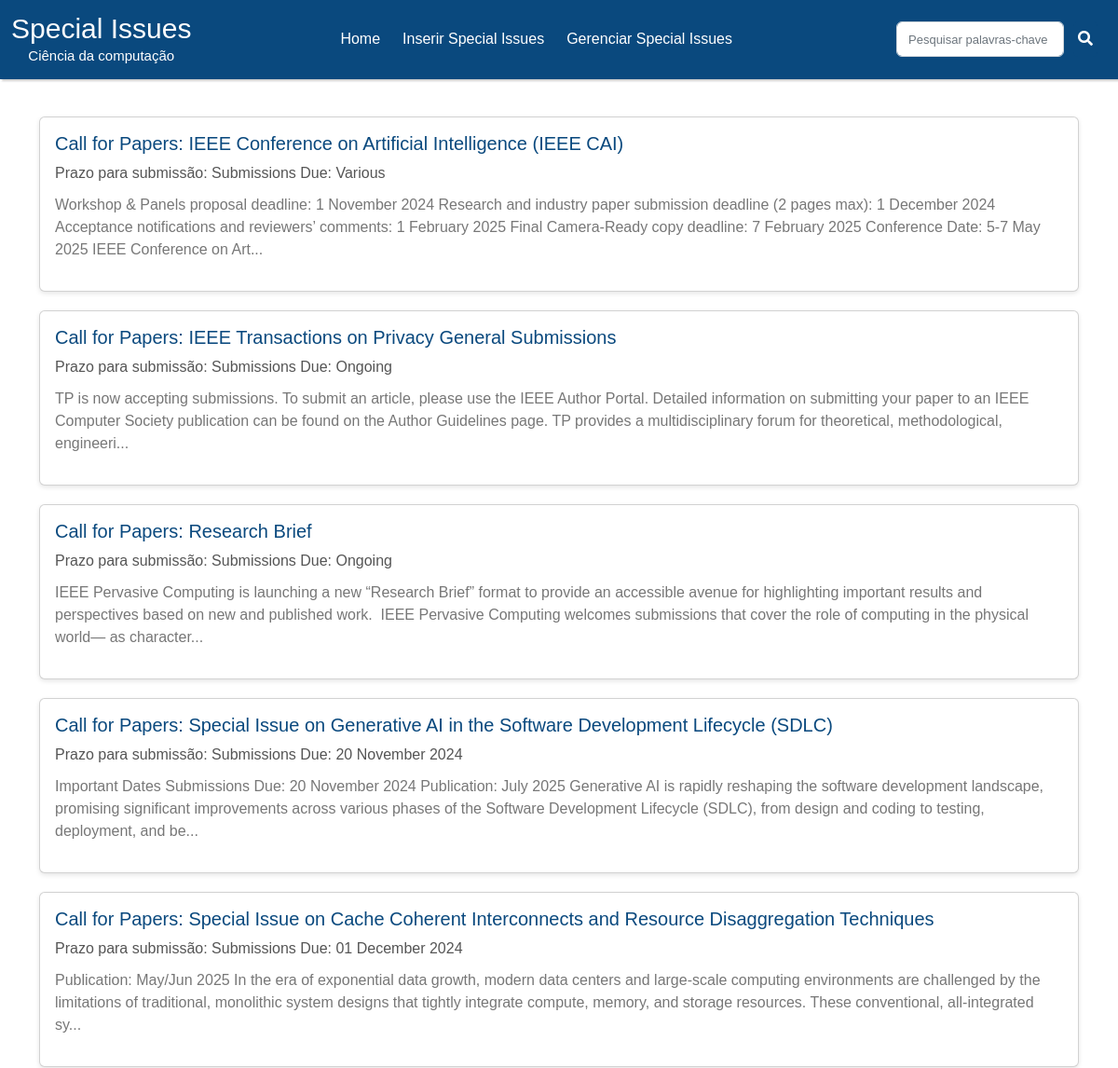
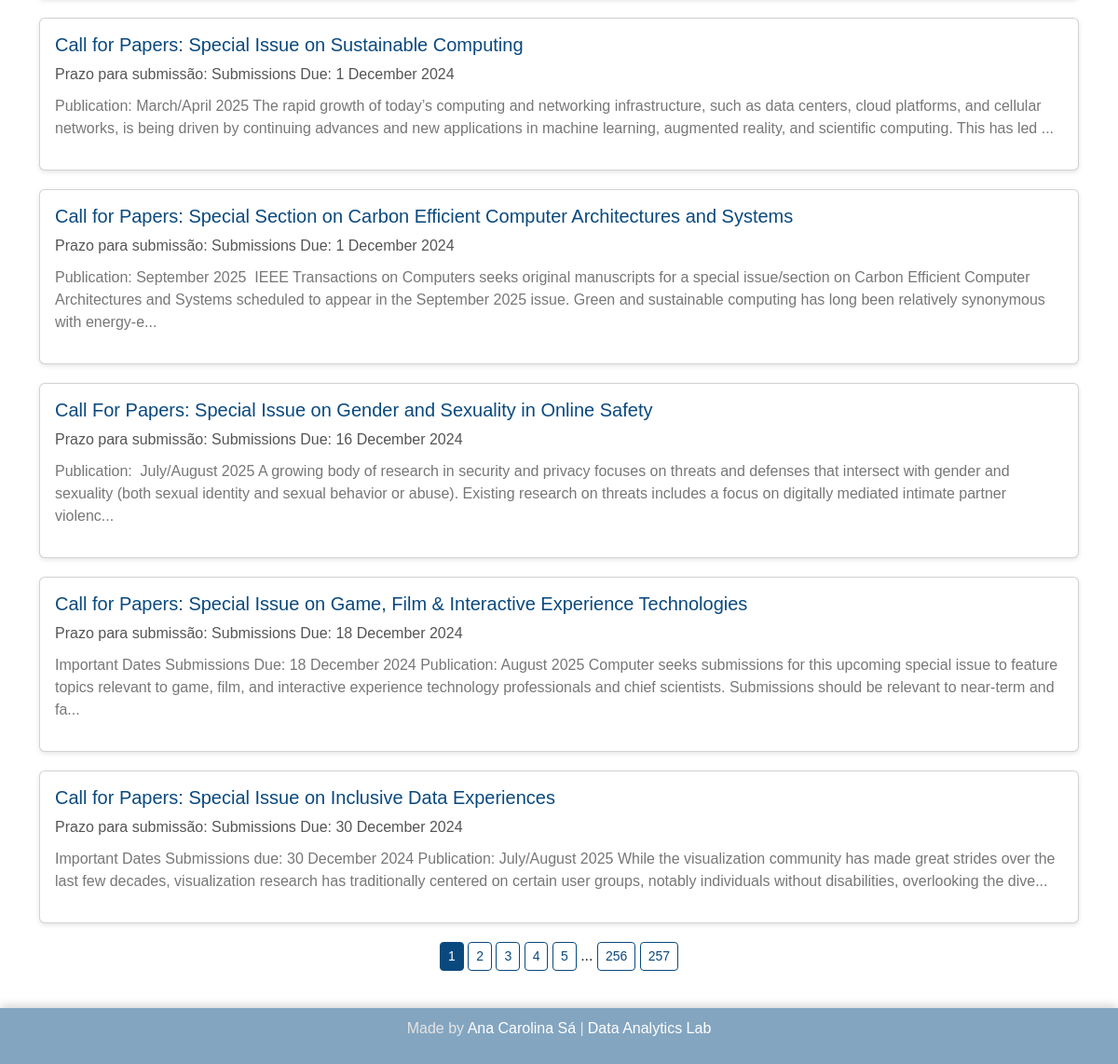
The app's page /admin/search with its own data (2 pictures, top to bottom).
### website/adm/models.py (models this page shows)
class SPI(db.Model):
    id = db.Column(db.Integer, primary_key=True)
    editora = db.Column(db.String, unique=False, nullable=False)
    revista = db.Column(db.String, unique=False, nullable=False)
    titulo = db.Column(db.String, unique=False, nullable=False)
    link = db.Column(db.String, unique=True, nullable=False)
    prazo = db.Column(db.String, unique=False, nullable=False)
    datanot = db.Column(db.Date, unique=False, nullable=False)
    detalhes = db.Column(db.String, unique=False, nullable=False)

### website/adm/rotas.py (the view)
@app.route('/admin/search', methods=['GET', 'POST'])
def search():
    if request.method == 'POST':
        form = request.form
        search_value = form['search-box']
        return redirect(url_for('search', search_value=search_value))
    search_value = request.args.get('search_value', '')  # Obtém o valor da busca da URL
    page = request.args.get('page', 1, type=int)
    per_page = 10
    if search_value:
        specialissues = SPI.query.filter(
            SPI.titulo.like(f"%{search_value}%") | SPI.detalhes.like(f"%{search_value}%")
        ).paginate(page=page, per_page=per_page)
    else:
        specialissues = SPI.query.paginate(page=page, per_page=per_page)
    return render_template('admin/busca.html', specialissues=specialissues, search_value=search_value)

### website/templates/admin/busca.html
{% extends 'layout.html' %}
{% block content %}
{% include 'navbar.html' %}
<link rel="stylesheet" type="text/css" href="{{ url_for('static', filename='css/busca.css') }}">
<div class="container">
    <div class="row">
        {% if specialissues.items %}
            {% for spi in specialissues.items %}
                <div class="col-md-12">
                    <div class="card special-issue">
                        <a href="{{ url_for('detalhes', id=spi.id) }}" style="text-decoration: none; color: inherit;">
                            <div class="card-body">
                                <h5 class="card-title">{{ spi.titulo }}</h5>
                                <p class="date">Prazo para submissão: {{ spi.prazo }}</p>
                                <p class="description">{{ spi.detalhes[:300] }}...</p>
                            </div>
                        </a>
                    </div>
                </div>
            {% endfor %}
        {% else %}
            <li class="aviso">Sem resultados para essa pesquisa</li>
        {% endif %}
    </div>
    <div class="col text-center">
        {% for page_num in specialissues.iter_pages() %}
        {% if page_num %}
            {% if specialissues.page == page_num %}
            <a href="{{ url_for('search', page=page_num, search_value=search_value) }}" class="btn btn-primary btn-sm">{{ page_num }}</a>
            {% else %}
            <a href="{{ url_for('search', page=page_num, search_value=search_value) }}" class="btn btn-outline-primary btn-sm">{{ page_num }}</a>
            {% endif %}
        {% else %}
            ...
        {% endif %}
        {% endfor %}
    </div>
</div>
{% include 'footer.html' %}
{% endblock content %}

### website/static/css/styles_nav.css (style rules this page uses)
* { font-family: 'Aileron', sans-serif; }

### website/static/css/busca.css (style rules this page uses)
* { box-sizing: border-box; }
html, body { height: 100%; margin: 0; }
.container { display: flex; flex-direction: column; flex: 1; padding: 20px; min-height: calc(100vh - 100px); margin-top: 20px; }
.row { margin: 0; }
.col-md-12 { margin-bottom: 20px; }
.special-issue { border: 1px solid #e0e0e0; border-radius: 5px; box-shadow: 0 2px 5px rgba(0, 0, 0, 0.1); transition: transform 0.2s, box-shadow 0.2s; width: 100%; background-color: #f9f9f9; }
.card-body { padding: 20px; }
.card-title { font-size: 20px; color: #0a497e; }
.date { color: #555; margin-bottom: 10px; }
.description { font-size: 16px; color: #777; }
.btn.btn-primary.btn-sm { background-color: #0a497e; border-color: #0a497e; }
.col.text-center { margin-bottom: 20px; }
.btn.btn-outline-primary.btn-sm { border-color: #0a497e; color: #0a497e; }

### records on screen
SPI: titulo "Call for Papers: IEEE Conference on Artificial Intelligence (IEEE CAI)", prazo "Submissions Due: Various", detalhes "Workshop & Panels proposal deadline: 1 November 2024 Research and industry paper submission deadline (2 pages max): 1 December 2024 Acceptance notifications and reviewers’ comments: 1 February 2025 Final Camera-Ready copy deadline: 7 February 2025 Conference Date: 5-7 May 2025 IEEE Conference on Art"
SPI: titulo "Call for Papers: IEEE Transactions on Privacy General Submissions", prazo "Submissions Due: Ongoing", detalhes "TP is now accepting submissions. To submit an article, please use the IEEE Author Portal. Detailed information on submitting your paper to an IEEE Computer Society publication can be found on the Author Guidelines page. TP provides a multidisciplinary forum for theoretical, methodological, engineeri"
SPI: titulo "Call for Papers: Research Brief", prazo "Submissions Due: Ongoing", detalhes "IEEE Pervasive Computing is launching a new “Research Brief” format to provide an accessible avenue for highlighting important results and perspectives based on new and published work. IEEE Pervasive Computing welcomes submissions that cover the role of computing in the physical world— as character"
SPI: titulo "Call for Papers: Special Issue on Generative AI in the Software Development Lifecycle (SDLC)", prazo "Submissions Due: 20 November 2024", detalhes "Important Dates Submissions Due: 20 November 2024 Publication: July 2025 Generative AI is rapidly reshaping the software development landscape, promising significant improvements across various phases of the Software Development Lifecycle (SDLC), from design and coding to testing, deployment, and be"
SPI: titulo "Call for Papers: Special Issue on Cache Coherent Interconnects and Resource Disaggregation Techniques", prazo "Submissions Due: 01 December 2024", detalhes "Publication: May/Jun 2025 In the era of exponential data growth, modern data centers and large-scale computing environments are challenged by the limitations of traditional, monolithic system designs that tightly integrate compute, memory, and storage resources. These conventional, all-integrated sy"
SPI: titulo "Call for Papers: Special Issue on Sustainable Computing", prazo "Submissions Due: 1 December 2024", detalhes "Publication: March/April 2025 The rapid growth of today’s computing and networking infrastructure, such as data centers, cloud platforms, and cellular networks, is being driven by continuing advances and new applications in machine learning, augmented reality, and scientific computing. This has led"
SPI: titulo "Call for Papers: Special Section on Carbon Efficient Computer Architectures and Systems", prazo "Submissions Due: 1 December 2024", detalhes "Publication: September 2025 IEEE Transactions on Computers seeks original manuscripts for a special issue/section on Carbon Efficient Computer Architectures and Systems scheduled to appear in the September 2025 issue. Green and sustainable computing has long been relatively synonymous with energy-e"
SPI: titulo "Call For Papers: Special Issue on Gender and Sexuality in Online Safety", prazo "Submissions Due: 16 December 2024", detalhes "Publication: July/August 2025 A growing body of research in security and privacy focuses on threats and defenses that intersect with gender and sexuality (both sexual identity and sexual behavior or abuse). Existing research on threats includes a focus on digitally mediated intimate partner violenc"
SPI: titulo "Call for Papers: Special Issue on Game, Film & Interactive Experience Technologies", prazo "Submissions Due: 18 December 2024", detalhes "Important Dates Submissions Due: 18 December 2024 Publication: August 2025 Computer seeks submissions for this upcoming special issue to feature topics relevant to game, film, and interactive experience technology professionals and chief scientists. Submissions should be relevant to near-term and fa"
SPI: titulo "Call for Papers: Special Issue on Inclusive Data Experiences", prazo "Submissions Due: 30 December 2024", detalhes "Important Dates Submissions due: 30 December 2024 Publication: July/August 2025 While the visualization community has made great strides over the last few decades, visualization research has traditionally centered on certain user groups, notably individuals without disabilities, overlooking the dive"

### other values on screen
{{ page_num }} "1"
{{ page_num }} "2" "3" "4" "5" "256" "257"
